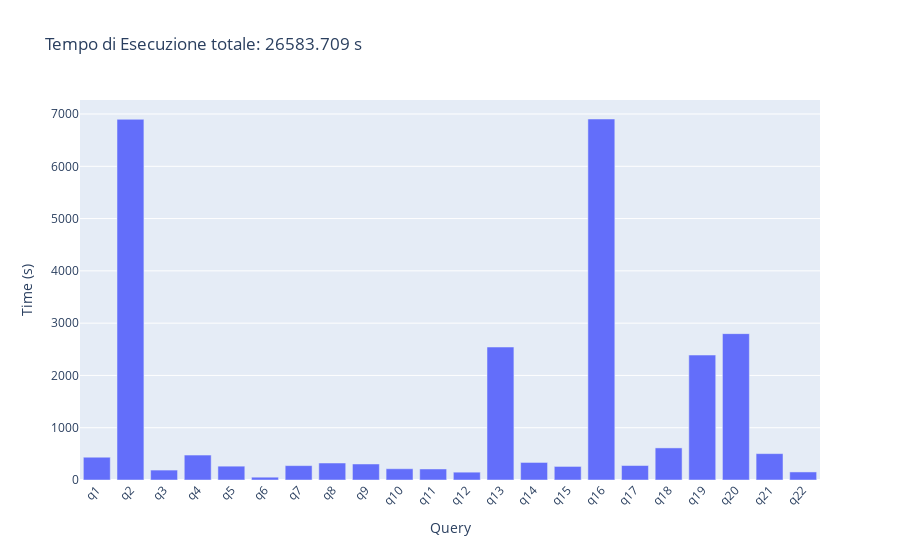

Here is the notebook cell this chart was saved with:
### Code cell
fig = go.Figure()
fig.add_trace(go.Bar(x=original_execution.index, y=original_execution["mean"], name='Execution Time'))
fig.update_layout(barmode='group', xaxis_tickangle=-45, title='Tempo di Esecuzione totale: ' + str(total_time) + " s", xaxis_title='Query', yaxis_title='Time (s)')
fig.show()

### Figure 1 — Plotly figure (JSON) as saved in the notebook; plotly's stock layout.template omitted (floating-point values rounded to 4 significant figures)
{"data": [{"name": "Execution Time", "type": "bar", "x": ["q1", "q2", "q3", "q4", "q5", "q6", "q7", "q8", "q9", "q10", "q11", "q12", "q13", "q14", "q15", "q16", "q17", "q18", "q19", "q20", "q21", "q22"], "y": [435.6, 6899.0, 190.0, 477.4, 264.4, 53.65, 274.9, 324.9, 306.3, 215.3, 210.9, 149.8, 2543.0, 335.6, 259.5, 6905.0, 277.0, 613.9, 2390.0, 2799.0, 504.5, 154.0]}], "layout": {"barmode": "group", "title": {"text": "Tempo di Esecuzione totale: 26583.709 s"}, "xaxis": {"tickangle": -45, "title": {"text": "Query"}}, "yaxis": {"title": {"text": "Time (s)"}}}}
